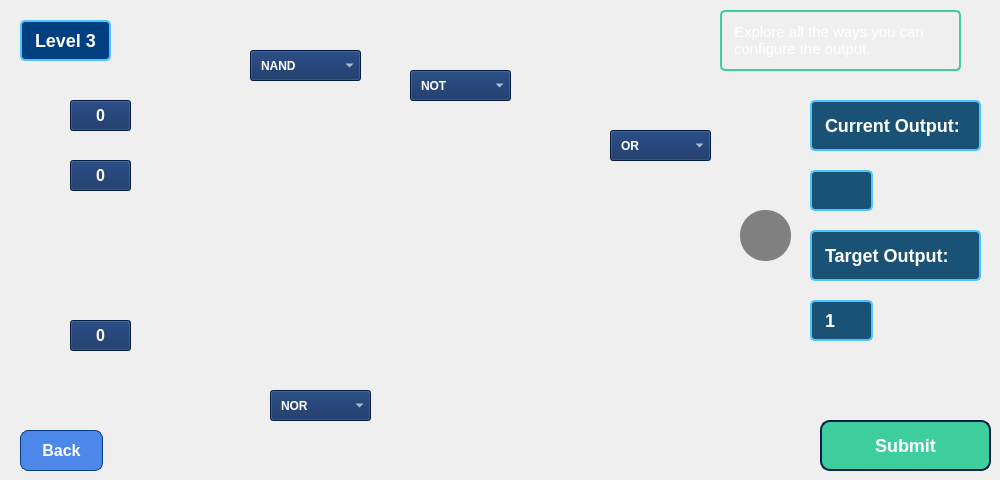
      <widget class="QWidget" name="level3Page">
       <widget class="QPushButton" name="level3BackButton">
        <property name="geometry">
         <rect>
          <x>20</x>
          <y>430</y>
          <width>83</width>
          <height>41</height>
         </rect>
        </property>
        <property name="styleSheet">
         <string notr="true">QPushButton{
    background-color: rgb(77, 135, 234); /* Darker Blue for Back Button */
    font-size: 16px;
    font-weight: bold 12 pt;
    color: #FFFFFF; /* White Text */
    border: 1px solid #004080; /* Subtle border */
    border-radius: 8px;
    padding: 8px 16px;
}

QPushButton:hover {
    background-color: #4DC3FF; /* Light Blue Hover for Back Button */
    color: #002966; /* Dark Blue Text */
}

</string>
        </property>
        <property name="text">
         <string>Back</string>
        </property>
       </widget>
       <widget class="QPushButton" name="submitLevel3Button">
        <property name="geometry">
         <rect>
          <x>820</x>
          <y>420</y>
          <width>171</width>
          <height>51</height>
         </rect>
        </property>
        <property name="styleSheet">
         <string notr="true">QPushButton {
    background-color: rgb(62, 206, 158);/* Medium blue background */
    color: #FFFFFF; /* White text */
    font-size: 18px;
    font-weight: bold;
    border: 2px solid rgb(7, 30, 70);/* Darker blue border */
    border-radius: 10px; /* Rounded corners */
    padding: 10px 20px;
}

QPushButton:hover {
    color: #002966; /* Dark blue text */
}


QPushButton:pressed {
    background-color: rgb(7, 30, 70); /* Dark blue background */
    border: 2px solid #4DC3FF; /* Light blue border */
}
</string>
        </property>
        <property name="text">
         <string>Submit</string>
        </property>
       </widget>
       <widget class="QLabel" name="level3FeedbackLabel">
        <property name="geometry">
         <rect>
          <x>350</x>
          <y>420</y>
          <width>251</width>
          <height>41</height>
         </rect>
        </property>
        <property name="text">
         <string/>
        </property>
       </widget>
       <widget class="QLabel" name="TargetOutput3">
        <property name="geometry">
         <rect>
          <x>810</x>
          <y>300</y>
          <width>63</width>
          <height>41</height>
         </rect>
        </property>
        <property name="styleSheet">
         <string notr="true">/* QLabel for Current Output and Target Output */
QLabel {
    font-size: 18px;
    font-weight: bold;
    color: #FFFFFF; /* White text */
    background-color: #1A5276; /* Dark blue background */
    border: 2px solid #4DC3FF; /* Light blue border */
    padding: 8px; /* Padding for readability */
    border-radius: 5px; /* Rounded corners */
    text-align: center; /* Centered text */
}
</string>
        </property>
        <property name="text">
         <string>1</string>
        </property>
       </widget>
       <widget class="QLabel" name="TargetDisplay3">
        <property name="geometry">
         <rect>
          <x>810</x>
          <y>230</y>
          <width>171</width>
          <height>51</height>
         </rect>
        </property>
        <property name="styleSheet">
         <string notr="true">/* QLabel for Current Output and Target Output */
QLabel {
    font-size: 18px;
    font-weight: bold;
    color: #FFFFFF; /* White text */
    background-color: #1A5276; /* Dark blue background */
    border: 2px solid #4DC3FF; /* Light blue border */
    padding: 8px; /* Padding for readability */
    border-radius: 5px; /* Rounded corners */
    text-align: center; /* Centered text */
}
</string>
        </property>
        <property name="text">
         <string>Target Output:</string>
        </property>
       </widget>
       <widget class="QLabel" name="CurrentOutput3">
        <property name="geometry">
         <rect>
          <x>810</x>
          <y>170</y>
          <width>63</width>
          <height>41</height>
         </rect>
        </property>
        <property name="styleSheet">
         <string notr="true">/* QLabel for Current Output and Target Output */
QLabel {
    font-size: 18px;
    font-weight: bold;
    color: #FFFFFF; /* White text */
    background-color: #1A5276; /* Dark blue background */
    border: 2px solid #4DC3FF; /* Light blue border */
    padding: 8px; /* Padding for readability */
    border-radius: 5px; /* Rounded corners */
    text-align: center; /* Centered text */
}
</string>
        </property>
        <property name="text">
         <string/>
        </property>
       </widget>
       <widget class="QLabel" name="CurrentDisplay3">
        <property name="geometry">
         <rect>
          <x>810</x>
          <y>100</y>
          <width>171</width>
          <height>51</height>
         </rect>
        </property>
        <property name="styleSheet">
         <string notr="true">/* QLabel for Current Output and Target Output */
QLabel {
    font-size: 18px;
    font-weight: bold;
    color: #FFFFFF; /* White text */
    background-color: #1A5276; /* Dark blue background */
    border: 2px solid #4DC3FF; /* Light blue border */
    padding: 8px; /* Padding for readability */
    border-radius: 5px; /* Rounded corners */
    text-align: center; /* Centered text */
}
</string>
        </property>
        <property name="text">
         <string>Current Output: </string>
        </property>
       </widget>
       <widget class="QLabel" name="Circuit3">
        <property name="geometry">
         <rect>
          <x>140</x>
          <y>80</y>
          <width>631</width>
          <height>321</height>
         </rect>
        </property>
        <property name="text">
         <string/>
        </property>
        <property name="pixmap">
         <pixmap resource="Resources.qrc">:/images/level3.png</pixmap>
        </property>
        <property name="scaledContents">
         <bool>true</bool>
        </property>
       </widget>
       <widget class="QPushButton" name="inputA3">
        <property name="geometry">
         <rect>
          <x>70</x>
          <y>100</y>
          <width>61</width>
          <height>31</height>
         </rect>
        </property>
        <property name="styleSheet">
         <string notr="true">QPushButton{
background-color: rgb(9, 40, 93);
color: white;
font: bold 12pt
}


</string>
        </property>
        <property name="text">
         <string>0</string>
        </property>
       </widget>
       <widget class="QPushButton" name="inputB3">
        <property name="geometry">
         <rect>
          <x>70</x>
          <y>160</y>
          <width>61</width>
          <height>31</height>
         </rect>
        </property>
        <property name="styleSheet">
         <string notr="true">QPushButton{
background-color: rgb(9, 40, 93);
color: white;
font: bold 12pt
}


</string>
        </property>
        <property name="text">
         <string>0</string>
        </property>
       </widget>
       <widget class="QPushButton" name="inputC3">
        <property name="geometry">
         <rect>
          <x>70</x>
          <y>320</y>
          <width>61</width>
          <height>31</height>
         </rect>
        </property>
        <property name="styleSheet">
         <string notr="true">QPushButton{
background-color: rgb(9, 40, 93);
color: white;
font: bold 12pt
}


</string>
        </property>
        <property name="text">
         <string>0</string>
        </property>
       </widget>
       <widget class="QComboBox" name="Gate5">
        <property name="geometry">
         <rect>
          <x>250</x>
          <y>50</y>
          <width>111</width>
          <height>31</height>
         </rect>
        </property>
        <property name="styleSheet">
         <string notr="true">QComboBox {
background-color: rgb(9, 40, 93);
color: white;
font: bold 9pt;
padding: 5px 10px;
}
</string>
        </property>
        <item>
         <property name="text">
          <string>NAND</string>
         </property>
         <property name="icon">
          <iconset resource="Resources.qrc">
           <normaloff>:/images/nand.png</normaloff>:/images/nand.png</iconset>
         </property>
        </item>
        <item>
         <property name="text">
          <string>AND</string>
         </property>
         <property name="icon">
          <iconset resource="Resources.qrc">
           <normaloff>:/images/and.png</normaloff>:/images/and.png</iconset>
         </property>
        </item>
       </widget>
       <widget class="QComboBox" name="Gate6">
        <property name="geometry">
         <rect>
          <x>270</x>
          <y>390</y>
          <width>101</width>
          <height>31</height>
         </rect>
        </property>
        <property name="styleSheet">
         <string notr="true">QComboBox {
background-color: rgb(9, 40, 93);
color: white;
font: bold 9pt;
padding: 5px 10px;
}
</string>
        </property>
        <item>
         <property name="text">
          <string>NOR</string>
         </property>
         <property name="icon">
          <iconset resource="Resources.qrc">
           <normaloff>:/images/nor.png</normaloff>:/images/nor.png</iconset>
         </property>
        </item>
        <item>
         <property name="text">
          <string>OR</string>
         </property>
         <property name="icon">
          <iconset resource="Resources.qrc">
           <normaloff>:/images/or.png</normaloff>:/images/or.png</iconset>
         </property>
        </item>
       </widget>
       <widget class="QComboBox" name="Gate7">
        <property name="geometry">
         <rect>
          <x>410</x>
          <y>70</y>
          <width>101</width>
          <height>31</height>
         </rect>
        </property>
        <property name="styleSheet">
         <string notr="true">QComboBox {
background-color: rgb(9, 40, 93);
color: white;
font: bold 9pt;
padding: 5px 10px;
}
</string>
        </property>
        <item>
         <property name="text">
          <string>NOT</string>
         </property>
         <property name="icon">
          <iconset resource="Resources.qrc">
           <normaloff>:/images/not.png</normaloff>:/images/not.png</iconset>
         </property>
        </item>
        <item>
         <property name="text">
          <string>XOR</string>
         </property>
         <property name="icon">
          <iconset resource="Resources.qrc">
           <normaloff>:/images/xor.png</normaloff>:/images/xor.png</iconset>
         </property>
        </item>
       </widget>
       <widget class="QComboBox" name="Gate8">
        <property name="geometry">
         <rect>
          <x>610</x>
          <y>130</y>
          <width>101</width>
          <height>31</height>
         </rect>
        </property>
        <property name="styleSheet">
         <string notr="true">QComboBox {
background-color: rgb(9, 40, 93);
color: white;
font: bold 9pt;
padding: 5px 10px;
}
</string>
        </property>
        <item>
         <property name="text">
          <string>OR</string>
         </property>
         <property name="icon">
          <iconset resource="Resources.qrc">
           <normaloff>:/images/or.png</normaloff>:/images/or.png</iconset>
         </property>
        </item>
        <item>
         <property name="text">
          <string>XOR</string>
         </property>
         <property name="icon">
          <iconset resource="Resources.qrc">
           <normaloff>:/images/xor.png</normaloff>:/images/xor.png</iconset>
         </property>
        </item>
       </widget>
       <widget class="QLabel" name="Gate5Image">
        <property name="geometry">
         <rect>
          <x>260</x>
          <y>100</y>
          <width>91</width>
          <height>111</height>
         </rect>
        </property>
        <property name="styleSheet">
         <string notr="true">QLabel{
background-color: transparent; color: transparent;
}</string>
        </property>
        <property name="text">
         <string/>
        </property>
        <property name="pixmap">
         <pixmap resource="Resources.qrc">:/images/nand.png</pixmap>
        </property>
        <property name="scaledContents">
         <bool>true</bool>
        </property>
       </widget>
       <widget class="QLabel" name="Gate7Image">
        <property name="geometry">
         <rect>
          <x>410</x>
          <y>100</y>
          <width>91</width>
          <height>111</height>
         </rect>
        </property>
        <property name="styleSheet">
         <string notr="true">QLabel{
background-color: transparent; color: transparent;
}</string>
        </property>
        <property name="text">
         <string/>
        </property>
        <property name="pixmap">
         <pixmap resource="Resources.qrc">:/images/not.png</pixmap>
        </property>
        <property name="scaledContents">
         <bool>true</bool>
        </property>
       </widget>
       <widget class="QLabel" name="Gate6Image">
        <property name="geometry">
         <rect>
          <x>260</x>
          <y>250</y>
          <width>111</width>
          <height>121</height>
         </rect>
        </property>
        <property name="styleSheet">
         <string notr="true">QLabel{
background-color: transparent; color: transparent;
}</string>
        </property>
        <property name="text">
         <string/>
        </property>
        <property name="pixmap">
         <pixmap resource="Resources.qrc">:/images/nor.png</pixmap>
        </property>
        <property name="scaledContents">
         <bool>true</bool>
        </property>
       </widget>
       <widget class="QLabel" name="Gate8Image">
        <property name="geometry">
         <rect>
          <x>620</x>
          <y>170</y>
          <width>81</width>
          <height>121</height>
         </rect>
        </property>
        <property name="styleSheet">
         <string notr="true">QLabel{
background-color: transparent; color: transparent;
}
</string>
        </property>
        <property name="text">
         <string/>
        </property>
        <property name="pixmap">
         <pixmap resource="Resources.qrc">:/images/or.png</pixmap>
        </property>
        <property name="scaledContents">
         <bool>true</bool>
        </property>
       </widget>
       <widget class="QLabel" name="label_14">
        <property name="geometry">
         <rect>
          <x>20</x>
          <y>20</y>
          <width>91</width>
          <height>41</height>
         </rect>
        </property>
        <property name="styleSheet">
         <string notr="true">QLabel {
    font-size: 18px;
    font-weight: bold;
    color: #FFFFFF; /* White text */
    background-color: #004080; /* Blue background for text box */
    border: 2px solid #4DC3FF; /* Light blue border */
    padding: 8px; /* Padding for better readability */
    border-radius: 5px; /* Rounded corners */
}</string>
        </property>
        <property name="text">
         <string>Level 3</string>
        </property>
        <property name="wordWrap">
         <bool>true</bool>
        </property>
       </widget>
       <widget class="QLabel" name="label_20">
        <property name="geometry">
         <rect>
          <x>720</x>
          <y>10</y>
          <width>241</width>
          <height>61</height>
         </rect>
        </property>
        <property name="styleSheet">
         <string notr="true">QLabel {
    font-size: 15px;
    font-weight: normal;
    color: #FFFFFF; /* White text */
    border: 2px solid rgb(62, 206, 158); /* Light blue border */
    padding: 8px; /* Padding for better readability */
    border-radius: 5px; /* Rounded corners */
}</string>
        </property>
        <property name="text">
         <string>Explore all the ways you can configure the output.</string>
        </property>
        <property name="wordWrap">
         <bool>true</bool>
        </property>
       </widget>
       <widget class="QLabel" name="outputCircle3">
        <property name="geometry">
         <rect>
          <x>740</x>
          <y>210</y>
          <width>51</width>
          <height>51</height>
         </rect>
        </property>
        <property name="styleSheet">
         <string notr="true">background-color: rgb(128, 128, 128); border-radius: 25px;</string>
        </property>
        <property name="text">
         <string/>
        </property>
       </widget>
       <zorder>level3BackButton</zorder>
       <zorder>submitLevel3Button</zorder>
       <zorder>level3FeedbackLabel</zorder>
       <zorder>TargetOutput3</zorder>
       <zorder>TargetDisplay3</zorder>
       <zorder>CurrentOutput3</zorder>
       <zorder>CurrentDisplay3</zorder>
       <zorder>Circuit3</zorder>
       <zorder>inputA3</zorder>
       <zorder>inputB3</zorder>
       <zorder>inputC3</zorder>
       <zorder>Gate6</zorder>
       <zorder>Gate7</zorder>
       <zorder>Gate8</zorder>
       <zorder>Gate5Image</zorder>
       <zorder>Gate7Image</zorder>
       <zorder>Gate6Image</zorder>
       <zorder>Gate8Image</zorder>
       <zorder>label_14</zorder>
       <zorder>Gate5</zorder>
       <zorder>label_20</zorder>
       <zorder>outputCircle3</zorder>
      </widget>
